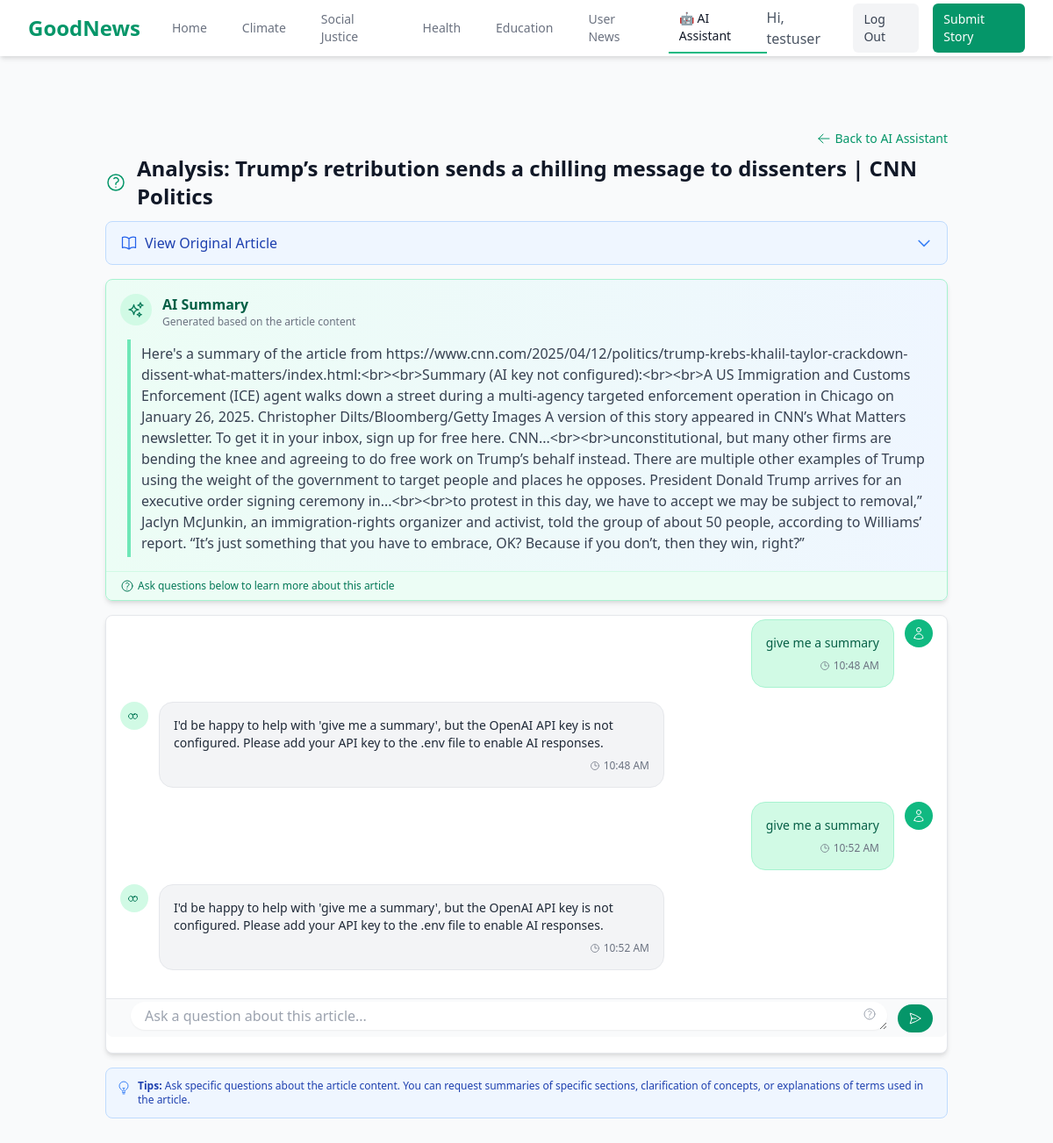
/chat/2 (signed in), run on the app's committed database.
### models.py (models this page shows, shortened)
class User(UserMixin, db.Model):
    id = db.Column(db.Integer, primary_key=True)
    username = db.Column(db.String(80), unique=True, nullable=False)
    email = db.Column(db.String(120), unique=True, nullable=False)
    password_hash = db.Column(db.String(256), nullable=False)
    created_at = db.Column(db.DateTime, default=datetime.utcnow)

class ChatSession(db.Model):
    id = db.Column(db.Integer, primary_key=True)
    title = db.Column(db.String(200), nullable=False)
    article_text = db.Column(db.Text, nullable=False)
    summary = db.Column(db.Text)
    user_id = db.Column(db.Integer, db.ForeignKey('user.id'), nullable=True)
    created_at = db.Column(db.DateTime, default=datetime.utcnow)
    messages = db.relationship('ChatMessage', backref='session', lazy=True, cascade="all, delete-orphan")

class ChatMessage(db.Model):
    id = db.Column(db.Integer, primary_key=True)
    content = db.Column(db.Text, nullable=False)
    is_user = db.Column(db.Boolean, default=True)  # True if from user, False if from AI
    created_at = db.Column(db.DateTime, default=datetime.utcnow)
    session_id = db.Column(db.Integer, db.ForeignKey('chat_session.id'), nullable=False)

### app.py (the view, shortened to what this page needs)
@app.route('/chat/<int:session_id>', methods=['GET', 'POST'])
def chat_session(session_id):
    chat_session = ChatSession.query.get_or_404(session_id)
    if current_user.is_authenticated and chat_session.user_id and chat_session.user_id != current_user.id:
        flash('You do not have permission to access this chat session', 'danger')
        return redirect(url_for('ai_assistant'))
    messages = ChatMessage.query.filter_by(session_id=session_id).order_by(ChatMessage.created_at).all()
    form = ChatMessageForm()
    return render_template('chat_session.html',
                          session=chat_session,
                          messages=messages,
                          form=form)

### forms.py
class ChatMessageForm(FlaskForm):
    message = TextAreaField('Your Question', validators=[DataRequired()])
    submit = SubmitField('Send')

### app.py (called while the page is built)
@app.template_filter('nl2br')
def nl2br_filter(text):
    if not text:
        return ""
    return text.replace('\n', '<br>')

@login_manager.user_loader
def load_user(user_id):
    return User.query.get(int(user_id))

### templates/chat_session.html (shortened to what this page needs)
{% extends "base.html" %}
{% block content %}
<div class="max-w-5xl mx-auto px-4 sm:px-6 lg:px-8 pt-3 pb-5">
    <div class="flex items-center justify-end mb-2 text-sm">
        <a href="{{ url_for('ai_assistant') }}" class="flex items-center text-green-600 hover:text-green-800 transition-colors">
            <svg xmlns="http://www.w3.org/2000/svg" fill="none" viewBox="0 0 24 24" stroke-width="1.5" stroke="currentColor" class="w-4 h-4 mr-1">
                <path stroke-linecap="round" stroke-linejoin="round" d="M10.5 19.5L3 12m0 0l7.5-7.5M3 12h18" />
            </svg>
            Back to AI Assistant
        </a>
    </div>
    <h1 class="text-2xl font-bold text-gray-900 mb-3 flex items-center">
        <span class="text-green-600 mr-3">
        </span>
        {{ session.title }}
    </h1>
    <div class="mb-4">
        <button id="showArticleBtn" class="flex items-center justify-between w-full py-3 px-4 bg-blue-50 hover:bg-blue-100 rounded-lg text-left border border-blue-200 transition-colors">
            <div class="flex items-center">
                <span class="font-medium text-blue-800">View Original Article</span>
            </div>
            <svg id="chevronDown" class="h-5 w-5 text-blue-500" fill="none" viewBox="0 0 24 24" stroke="currentColor">
                <path stroke-linecap="round" stroke-linejoin="round" stroke-width="2" d="M19 9l-7 7-7-7" />
            </svg>
        </button>
    </div>
    {% if messages|length > 0 and not messages[0].is_user %}
    <div class="mb-4 bg-gradient-to-r from-green-50 to-blue-50 rounded-lg border border-green-200 shadow-md">
        <div class="p-4">
            <div class="flex items-start mb-3">
                <div class="flex-shrink-0 bg-green-100 p-2 rounded-full mr-3">
                </div>
                <div class="flex-1">
                    <h3 class="text-base font-semibold text-green-800">AI Summary</h3>
                    <p class="text-xs text-gray-500">Generated based on the article content</p>
                </div>
            </div>
            <div class="border-l-4 border-green-300 pl-3 py-1 ml-2">
                <div class="text-gray-700 prose prose-sm max-w-none">
                    {{ messages[0].content|safe|nl2br }}
                </div>
            </div>
        </div>
        <div class="border-t border-green-100 bg-green-50 px-4 py-2 text-xs text-green-700 flex items-center rounded-b-lg">
            Ask questions below to learn more about this article
        </div>
    </div>
    {% endif %}
    <div class="bg-white border border-gray-200 rounded-lg shadow-md mb-4 flex flex-col" style="height: 60vh; min-height: 500px;">
        <div id="chatMessages" class="p-4 overflow-y-scroll flex-grow" style="max-height: calc(60vh - 44px);">
            <div class="space-y-4">
                {% for message in messages %}
                <div class="flex {% if message.is_user %}justify-end{% endif %}">
                    {% if not message.is_user %}
                    <div class="flex-shrink-0 mr-3">
                        <div class="bg-green-100 rounded-full p-2 w-8 h-8 flex items-center justify-center">
                        </div>
                    </div>
                    {% endif %}
                    <div class="max-w-xl rounded-2xl p-4 {% if message.is_user %}bg-green-100 border border-green-200{% else %}bg-gray-100 border border-gray-200{% endif %}">
                        <div class="text-sm {% if message.is_user %}text-green-800{% else %}text-gray-800{% endif %} prose prose-sm max-w-none">
                            {{ message.content|safe|nl2br }}
                        </div>
                        <div class="text-xs text-gray-500 mt-2 flex items-center justify-end">
                            <svg xmlns="http://www.w3.org/2000/svg" fill="none" viewBox="0 0 24 24" stroke-width="1.5" stroke="currentColor" class="w-3 h-3 mr-1">
                                <path stroke-linecap="round" stroke-linejoin="round" d="M12 6v6h4.5m4.5 0a9 9 0 11-18 0 9 9 0 0118 0z" />
                            </svg>
                            {{ message.created_at.strftime('%I:%M %p') }}
                        </div>
                    </div>
                    {% if message.is_user %}
                    <div class="flex-shrink-0 ml-3">
                        <div class="bg-green-500 rounded-full p-2 w-8 h-8 flex items-center justify-center">
                        </div>
                    </div>
                    {% endif %}
                </div>
                {% endfor %}
            </div>
        </div>
        <div class="px-4 py-1 border-t border-gray-200 bg-gray-50 rounded-b-lg flex-shrink-0" style="height: 44px;">
            <form method="POST" id="chatForm" class="flex space-x-3 h-full items-center" action="{{ url_for('chat_session', session_id=session.id) }}#chat-end">
                <div class="flex-grow relative">
                    {{ form.message(class="w-full rounded-full border-gray-300 shadow-sm focus:border-green-500 focus:ring-green-500 px-4 py-1 pr-10 h-8", placeholder="Ask a question about this article...", rows="1") }}
                    <div class="absolute right-3 top-1.5 text-gray-400">
                    </div>
                </div>
                <button type="submit" class="bg-green-600 text-white py-0.5 px-3 rounded-full hover:bg-green-700 focus:outline-none focus:ring-1 focus:ring-green-500 transition-colors flex items-center h-8">
                    <span id="sendText" class="flex items-center">
                        <svg xmlns="http://www.w3.org/2000/svg" fill="none" viewBox="0 0 24 24" stroke-width="1.5" stroke="currentColor" class="w-4 h-4">
                            <path stroke-linecap="round" stroke-linejoin="round" d="M6 12L3.269 3.126A59.768 59.768 0 0121.485 12 59.77 59.77 0 013.27 20.876L5.999 12zm0 0h7.5" />
                        </svg>
                    </span>
                </button>
            </form>
        </div>
    </div>
    <div class="mt-3 bg-blue-50 rounded-lg p-3 border border-blue-200 text-xs">
        <div class="flex">
            <div class="text-blue-500 mr-2 mt-0.5">
            </div>
            <div class="text-blue-800">
                <span class="font-semibold">Tips:</span> Ask specific questions about the article content. You can request summaries of specific sections, clarification of concepts, or explanations of terms used in the article.
            </div>
        </div>
    </div>
</div>
{% endblock %}

### templates/base.html (shortened to what this page needs)
<!DOCTYPE html>
<html lang="en">
<head>
    <link href="https://cdn.jsdelivr.net/npm/tailwindcss@2.2.19/dist/tailwind.min.css" rel="stylesheet">
</head>
<body class="bg-gray-50">
    <nav class="bg-white shadow-md mb-8">
        <div class="max-w-7xl mx-auto px-4 sm:px-6 lg:px-8">
            <div class="flex justify-between h-16">
                <div class="flex">
                    <div class="flex-shrink-0 flex items-center">
                        <a href="{{ url_for('home') }}" class="text-2xl font-bold text-green-600">GoodNews</a>
                    </div>
                    <div class="ml-6 flex items-center space-x-4">
                        <a href="{{ url_for('home') }}"
                           class="{% if request.path == url_for('home') %}border-b-2 border-green-500 px-3 py-2 text-sm font-medium text-gray-900{% else %}px-3 py-2 text-sm font-medium text-gray-500 hover:text-gray-900 hover:border-gray-300{% endif %}">
                            Home
                        </a>
                        <a href="{{ url_for('category_page', category='climate') }}"
                           class="{% if request.path == url_for('category_page', category='climate') %}border-b-2 border-green-500 px-3 py-2 text-sm font-medium text-gray-900{% else %}px-3 py-2 text-sm font-medium text-gray-500 hover:text-gray-900 hover:border-gray-300{% endif %}">
                            Climate
                        </a>
                        <a href="{{ url_for('category_page', category='social-justice') }}"
                           class="{% if request.path == url_for('category_page', category='social-justice') %}border-b-2 border-green-500 px-3 py-2 text-sm font-medium text-gray-900{% else %}px-3 py-2 text-sm font-medium text-gray-500 hover:text-gray-900 hover:border-gray-300{% endif %}">
                            Social Justice
                        </a>
                        <a href="{{ url_for('category_page', category='health') }}"
                           class="{% if request.path == url_for('category_page', category='health') %}border-b-2 border-green-500 px-3 py-2 text-sm font-medium text-gray-900{% else %}px-3 py-2 text-sm font-medium text-gray-500 hover:text-gray-900 hover:border-gray-300{% endif %}">
                            Health
                        </a>
                        <a href="{{ url_for('category_page', category='education') }}"
                           class="{% if request.path == url_for('category_page', category='education') %}border-b-2 border-green-500 px-3 py-2 text-sm font-medium text-gray-900{% else %}px-3 py-2 text-sm font-medium text-gray-500 hover:text-gray-900 hover:border-gray-300{% endif %}">
                            Education
                        </a>
                        <a href="{{ url_for('user_news') }}"
                           class="{% if request.path == url_for('user_news') %}border-b-2 border-green-500 px-3 py-2 text-sm font-medium text-gray-900{% else %}px-3 py-2 text-sm font-medium text-gray-500 hover:text-gray-900 hover:border-gray-300{% endif %}">
                            User News
                        </a>
                        <a href="{{ url_for('ai_assistant') }}"
                           class="{% if request.path == url_for('ai_assistant') or '/chat/' in request.path %}border-b-2 border-green-500 px-3 py-2 text-sm font-medium text-gray-900{% else %}px-3 py-2 text-sm font-medium text-gray-500 hover:text-gray-900 hover:border-gray-300{% endif %}">
                            🤖 AI Assistant
                        </a>
                    </div>
                </div>
                <div class="flex items-center space-x-4">
                    {% if current_user.is_authenticated %}
                        <span class="text-gray-600">Hi, {{ current_user.username }}</span>
                        <a href="{{ url_for('logout') }}" class="bg-gray-100 hover:bg-gray-200 text-gray-700 px-3 py-2 rounded-md text-sm font-medium">Log Out</a>
                    {% else %}
                        <a href="{{ url_for('login') }}" class="text-gray-700 hover:text-gray-900 px-3 py-2 rounded-md text-sm font-medium">Log In</a>
                        <a href="{{ url_for('register') }}" class="bg-green-600 hover:bg-green-700 text-white px-3 py-2 rounded-md text-sm font-medium">Register</a>
                    {% endif %}
                    <div class="flex items-center">
                        <a href="{{ url_for('submit_story') }}" class="bg-green-600 hover:bg-green-700 text-white px-3 py-2 rounded-md text-sm font-medium">Submit Story</a>
                    </div>
                </div>
            </div>
        </div>
    </nav>
    <div class="container mx-auto px-4 py-2">
    </div>
    <main class="max-w-7xl mx-auto py-6 sm:px-6 lg:px-8">
        {% block content %}{% endblock %}
    </main>
</body>
</html>

### data on the page
User: username "testuser"
ChatSession: title "Analysis: Trump’s retribution sends a chilling message to dissenters | CNN Politics"
ChatMessage: content "Here's a summary of the article from https://www.cnn.com/2025/04/12/politics/trump-krebs-khalil-taylor-crackdown-dissent-what-matters/index.html:<br><br>Summary (AI key not configured):<br><br>A US Immigration and Customs Enforcement (ICE) agent walks down a street during a multi-agency targeted enforcement operation in Chicago on January 26, 2025. Christopher Dilts/Bloomberg/Getty Images A version of this story appeared in CNN’s What Matters newsletter. To get it in your inbox, sign up for free here. CNN...<br><br>unconstitutional, but many other firms are bending the knee and agreeing to do free work on Trump’s behalf instead. There are multiple other examples of Trump using the weight of…"
ChatMessage: content "give me a summary", created_at "10:48 AM", is_user True (drawn)
ChatMessage: is_user False (drawn), content "I'd be happy to help with 'give me a summary', but the OpenAI API key is not configured. Please add your API key to the .env file to enable AI responses.", created_at "10:48 AM"
ChatMessage: content "give me a summary", created_at "10:52 AM", is_user True (drawn)
ChatMessage: is_user False (drawn), content "I'd be happy to help with 'give me a summary', but the OpenAI API key is not configured. Please add your API key to the .env file to enable AI responses.", created_at "10:52 AM"
